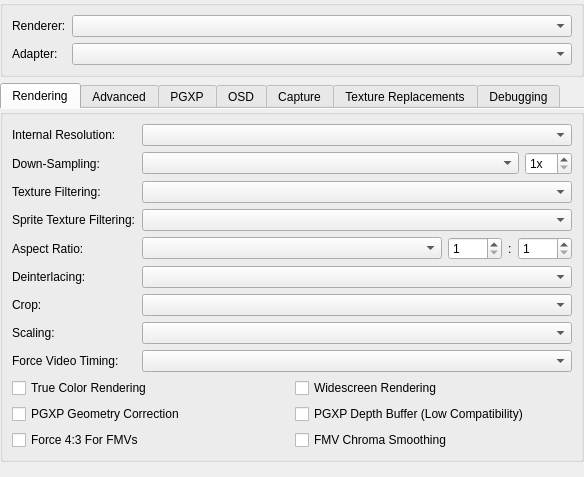
<?xml version="1.0" encoding="UTF-8"?>
<ui version="4.0">
 <class>GraphicsSettingsWidget</class>
 <widget class="QWidget" name="GraphicsSettingsWidget">
  <property name="geometry">
   <rect>
    <x>0</x>
    <y>0</y>
    <width>584</width>
    <height>477</height>
   </rect>
  </property>
  <property name="windowTitle">
   <string>Form</string>
  </property>
  <layout class="QVBoxLayout" name="verticalLayout_3">
   <property name="leftMargin">
    <number>0</number>
   </property>
   <property name="topMargin">
    <number>0</number>
   </property>
   <property name="rightMargin">
    <number>0</number>
   </property>
   <property name="bottomMargin">
    <number>0</number>
   </property>
   <item>
    <widget class="QGroupBox" name="groupBox_3">
     <property name="title">
      <string/>
     </property>
     <layout class="QFormLayout" name="formLayout">
      <item row="0" column="0">
       <widget class="QLabel" name="label">
        <property name="text">
         <string>Renderer:</string>
        </property>
       </widget>
      </item>
      <item row="0" column="1">
       <widget class="QComboBox" name="renderer"/>
      </item>
      <item row="1" column="0">
       <widget class="QLabel" name="label_5">
        <property name="text">
         <string>Adapter:</string>
        </property>
       </widget>
      </item>
      <item row="1" column="1">
       <widget class="QComboBox" name="adapter"/>
      </item>
     </layout>
    </widget>
   </item>
   <item>
    <widget class="QTabWidget" name="tabs">
     <property name="currentIndex">
      <number>0</number>
     </property>
     <property name="documentMode">
      <bool>true</bool>
     </property>
     <widget class="QWidget" name="basicTab">
      <attribute name="title">
       <string>Rendering</string>
      </attribute>
      <layout class="QVBoxLayout" name="verticalLayout_4">
       <property name="leftMargin">
        <number>0</number>
       </property>
       <property name="topMargin">
        <number>0</number>
       </property>
       <property name="rightMargin">
        <number>0</number>
       </property>
       <property name="bottomMargin">
        <number>0</number>
       </property>
       <item>
        <widget class="QGroupBox" name="groupBox_6">
         <property name="title">
          <string/>
         </property>
         <layout class="QFormLayout" name="formLayout_2">
          <item row="0" column="0">
           <widget class="QLabel" name="resolutionScaleLabel">
            <property name="text">
             <string>Internal Resolution:</string>
            </property>
           </widget>
          </item>
          <item row="0" column="1">
           <widget class="QComboBox" name="resolutionScale"/>
          </item>
          <item row="1" column="0">
           <widget class="QLabel" name="gpuDownsampleLabel">
            <property name="text">
             <string>Down-Sampling:</string>
            </property>
           </widget>
          </item>
          <item row="1" column="1">
           <layout class="QHBoxLayout" name="gpuDownsampleLayout" stretch="1,0">
            <item>
             <widget class="QComboBox" name="gpuDownsampleMode"/>
            </item>
            <item>
             <widget class="QSpinBox" name="gpuDownsampleScale">
              <property name="suffix">
               <string>x</string>
              </property>
              <property name="minimum">
               <number>1</number>
              </property>
              <property name="maximum">
               <number>16</number>
              </property>
             </widget>
            </item>
           </layout>
          </item>
          <item row="2" column="0">
           <widget class="QLabel" name="textureFilteringLabel">
            <property name="text">
             <string>Texture Filtering:</string>
            </property>
           </widget>
          </item>
          <item row="4" column="0">
           <widget class="QLabel" name="label_6">
            <property name="text">
             <string>Aspect Ratio:</string>
            </property>
           </widget>
          </item>
          <item row="4" column="1">
           <layout class="QHBoxLayout" name="horizontalLayout_2" stretch="1,0,0,0">
            <item>
             <widget class="QComboBox" name="displayAspectRatio"/>
            </item>
            <item>
             <widget class="QSpinBox" name="customAspectRatioNumerator">
              <property name="minimum">
               <number>1</number>
              </property>
              <property name="maximum">
               <number>9999</number>
              </property>
             </widget>
            </item>
            <item>
             <widget class="QLabel" name="customAspectRatioSeparator">
              <property name="text">
               <string>:</string>
              </property>
             </widget>
            </item>
            <item>
             <widget class="QSpinBox" name="customAspectRatioDenominator">
              <property name="minimum">
               <number>1</number>
              </property>
              <property name="maximum">
               <number>9999</number>
              </property>
             </widget>
            </item>
           </layout>
          </item>
          <item row="5" column="0">
           <widget class="QLabel" name="label_3">
            <property name="text">
             <string>Deinterlacing:</string>
            </property>
           </widget>
          </item>
          <item row="5" column="1">
           <widget class="QComboBox" name="displayDeinterlacing"/>
          </item>
          <item row="6" column="0">
           <widget class="QLabel" name="label_7">
            <property name="text">
             <string>Crop:</string>
            </property>
           </widget>
          </item>
          <item row="6" column="1">
           <widget class="QComboBox" name="displayCropMode"/>
          </item>
          <item row="7" column="0">
           <widget class="QLabel" name="label_8">
            <property name="text">
             <string>Scaling:</string>
            </property>
           </widget>
          </item>
          <item row="7" column="1">
           <widget class="QComboBox" name="displayScaling"/>
          </item>
          <item row="9" column="0" colspan="2">
           <layout class="QGridLayout" name="gridLayout_2">
            <item row="0" column="1">
             <widget class="QCheckBox" name="widescreenHack">
              <property name="text">
               <string>Widescreen Rendering</string>
              </property>
             </widget>
            </item>
            <item row="2" column="0">
             <widget class="QCheckBox" name="force43For24Bit">
              <property name="text">
               <string>Force 4:3 For FMVs</string>
              </property>
             </widget>
            </item>
            <item row="2" column="1">
             <widget class="QCheckBox" name="chromaSmoothingFor24Bit">
              <property name="text">
               <string>FMV Chroma Smoothing</string>
              </property>
             </widget>
            </item>
            <item row="0" column="0">
             <widget class="QCheckBox" name="trueColor">
              <property name="text">
               <string>True Color Rendering</string>
              </property>
             </widget>
            </item>
            <item row="1" column="0">
             <widget class="QCheckBox" name="pgxpEnable">
              <property name="text">
               <string>PGXP Geometry Correction</string>
              </property>
             </widget>
            </item>
            <item row="1" column="1">
             <widget class="QCheckBox" name="pgxpDepthBuffer">
              <property name="text">
               <string>PGXP Depth Buffer (Low Compatibility)</string>
              </property>
             </widget>
            </item>
           </layout>
          </item>
          <item row="2" column="1">
           <widget class="QComboBox" name="textureFiltering"/>
          </item>
          <item row="3" column="0">
           <widget class="QLabel" name="label_9">
            <property name="text">
             <string>Sprite Texture Filtering:</string>
            </property>
           </widget>
          </item>
          <item row="3" column="1">
           <widget class="QComboBox" name="spriteTextureFiltering"/>
          </item>
          <item row="8" column="0">
           <widget class="QLabel" name="forceVideoTimingLabel">
            <property name="text">
             <string>Force Video Timing:</string>
            </property>
           </widget>
          </item>
          <item row="8" column="1">
           <widget class="QComboBox" name="forceVideoTiming"/>
          </item>
         </layout>
        </widget>
       </item>
       <item>
        <spacer name="verticalSpacer_3">
         <property name="orientation">
          <enum>Qt::Orientation::Vertical</enum>
         </property>
         <property name="sizeHint" stdset="0">
          <size>
           <width>20</width>
           <height>75</height>
          </size>
         </property>
        </spacer>
       </item>
      </layout>
     </widget>
     <widget class="QWidget" name="advancedTab">
      <attribute name="title">
       <string>Advanced</string>
      </attribute>
      <layout class="QVBoxLayout" name="verticalLayout">
       <property name="leftMargin">
        <number>0</number>
       </property>
       <property name="rightMargin">
        <number>0</number>
       </property>
       <property name="bottomMargin">
        <number>0</number>
       </property>
       <item>
        <widget class="QGroupBox" name="groupBox_2">
         <property name="title">
          <string>Display Options</string>
         </property>
         <layout class="QFormLayout" name="formLayout_7">
          <item row="0" column="0">
           <widget class="QLabel" name="exclusiveFullscreenLabel">
            <property name="text">
             <string>Exclusive Fullscreen:</string>
            </property>
           </widget>
          </item>
          <item row="0" column="1">
           <layout class="QHBoxLayout" name="horizontalLayout_8">
            <item>
             <widget class="QComboBox" name="fullscreenMode"/>
            </item>
            <item>
             <widget class="QComboBox" name="exclusiveFullscreenControl"/>
            </item>
           </layout>
          </item>
          <item row="1" column="0">
           <widget class="QLabel" name="label_11">
            <property name="text">
             <string>Screen Position:</string>
            </property>
           </widget>
          </item>
          <item row="2" column="0" colspan="2">
           <layout class="QGridLayout" name="advancedDisplayOptionsLayout">
            <item row="0" column="0">
             <widget class="QCheckBox" name="disableMailboxPresentation">
              <property name="text">
               <string>Disable Mailbox Presentation</string>
              </property>
             </widget>
            </item>
            <item row="1" column="0">
             <widget class="QCheckBox" name="stretchDisplayVertically">
              <property name="text">
               <string>Stretch Vertically</string>
              </property>
             </widget>
            </item>
            <item row="0" column="1">
             <widget class="QCheckBox" name="blitSwapChain">
              <property name="text">
               <string>Use Blit Swap Chain</string>
              </property>
             </widget>
            </item>
            <item row="1" column="1">
             <widget class="QCheckBox" name="automaticallyResizeWindow">
              <property name="text">
               <string>Automatically Resize Window</string>
              </property>
             </widget>
            </item>
           </layout>
          </item>
          <item row="1" column="1">
           <layout class="QHBoxLayout" name="horizontalLayout">
            <item>
             <widget class="QComboBox" name="displayAlignment"/>
            </item>
            <item>
             <widget class="QComboBox" name="displayRotation"/>
            </item>
           </layout>
          </item>
         </layout>
        </widget>
       </item>
       <item>
        <widget class="QGroupBox" name="groupBox">
         <property name="title">
          <string>Rendering Options</string>
         </property>
         <layout class="QFormLayout" name="formLayout_6">
          <item row="0" column="0">
           <widget class="QLabel" name="msaaModeLabel">
            <property name="text">
             <string>Multi-Sampling:</string>
            </property>
           </widget>
          </item>
          <item row="0" column="1">
           <widget class="QComboBox" name="msaaMode"/>
          </item>
          <item row="1" column="0">
           <widget class="QLabel" name="gpuLineDetectModeLabel">
            <property name="text">
             <string>Line Detection:</string>
            </property>
           </widget>
          </item>
          <item row="1" column="1">
           <widget class="QComboBox" name="gpuLineDetectMode"/>
          </item>
          <item row="2" column="0" colspan="2">
           <layout class="QGridLayout" name="gridLayout_5">
            <item row="1" column="1">
             <widget class="QCheckBox" name="gpuThread">
              <property name="text">
               <string>Threaded Rendering</string>
              </property>
             </widget>
            </item>
            <item row="0" column="1">
             <widget class="QCheckBox" name="scaledDithering">
              <property name="text">
               <string>Scaled Dithering</string>
              </property>
             </widget>
            </item>
            <item row="1" column="0">
             <widget class="QCheckBox" name="forceRoundedTexcoords">
              <property name="text">
               <string>Round Upscaled Texture Coordinates</string>
              </property>
             </widget>
            </item>
            <item row="0" column="0">
             <widget class="QCheckBox" name="accurateBlending">
              <property name="text">
               <string>Accurate Blending</string>
              </property>
             </widget>
            </item>
            <item row="2" column="0">
             <widget class="QCheckBox" name="useSoftwareRendererForReadbacks">
              <property name="text">
               <string>Software Renderer Readbacks</string>
              </property>
             </widget>
            </item>
           </layout>
          </item>
         </layout>
        </widget>
       </item>
       <item>
        <spacer name="verticalSpacer">
         <property name="orientation">
          <enum>Qt::Orientation::Vertical</enum>
         </property>
         <property name="sizeHint" stdset="0">
          <size>
           <width>20</width>
           <height>40</height>
          </size>
         </property>
        </spacer>
       </item>
      </layout>
     </widget>
     <widget class="QWidget" name="pgxpTab">
      <attribute name="title">
       <string>PGXP</string>
      </attribute>
      <layout class="QVBoxLayout" name="verticalLayout_5">
       <property name="leftMargin">
        <number>0</number>
       </property>
       <property name="topMargin">
        <number>0</number>
       </property>
       <property name="rightMargin">
        <number>0</number>
       </property>
       <property name="bottomMargin">
        <number>0</number>
       </property>
       <item>
        <widget class="QGroupBox" name="groupBox_7">
         <property name="title">
          <string/>
         </property>
         <layout class="QFormLayout" name="formLayout_4">
          <item row="0" column="0">
           <widget class="QLabel" name="pgxpGeometryToleranceLabel">
            <property name="text">
             <string>Geometry Tolerance:</string>
            </property>
           </widget>
          </item>
          <item row="0" column="1">
           <widget class="QDoubleSpinBox" name="pgxpGeometryTolerance">
            <property name="prefix">
             <string/>
            </property>
            <property name="suffix">
             <string>px</string>
            </property>
            <property name="minimum">
             <double>-1.000000000000000</double>
            </property>
            <property name="maximum">
             <double>100.000000000000000</double>
            </property>
            <property name="singleStep">
             <double>0.250000000000000</double>
            </property>
            <property name="value">
             <double>-1.000000000000000</double>
            </property>
           </widget>
          </item>
          <item row="1" column="0">
           <widget class="QLabel" name="pgxpDepthClearThresholdLabel">
            <property name="text">
             <string>Depth Clear Threshold:</string>
            </property>
           </widget>
          </item>
          <item row="1" column="1">
           <widget class="QDoubleSpinBox" name="pgxpDepthClearThreshold">
            <property name="maximum">
             <double>4096.000000000000000</double>
            </property>
           </widget>
          </item>
          <item row="2" column="0" colspan="2">
           <layout class="QGridLayout" name="gridLayout">
            <item row="0" column="1">
             <widget class="QCheckBox" name="pgxpColorCorrection">
              <property name="text">
               <string>Perspective Correct Colors</string>
              </property>
             </widget>
            </item>
            <item row="2" column="1">
             <widget class="QCheckBox" name="pgxpVertexCache">
              <property name="text">
               <string>Vertex Cache</string>
              </property>
             </widget>
            </item>
            <item row="0" column="0">
             <widget class="QCheckBox" name="pgxpTextureCorrection">
              <property name="text">
               <string>Perspective Correct Textures</string>
              </property>
             </widget>
            </item>
            <item row="2" column="0">
             <widget class="QCheckBox" name="pgxpCPU">
              <property name="text">
               <string>CPU Mode</string>
              </property>
             </widget>
            </item>
            <item row="1" column="1">
             <widget class="QCheckBox" name="pgxpPreserveProjPrecision">
              <property name="text">
               <string>Preserve Projection Precision</string>
              </property>
             </widget>
            </item>
            <item row="1" column="0">
             <widget class="QCheckBox" name="pgxpCulling">
              <property name="text">
               <string>Culling Correction</string>
              </property>
             </widget>
            </item>
            <item row="3" column="0">
             <widget class="QCheckBox" name="pgxpDisableOn2DPolygons">
              <property name="text">
               <string>Disable on 2D Polygons</string>
              </property>
             </widget>
            </item>
           </layout>
          </item>
         </layout>
        </widget>
       </item>
       <item>
        <spacer name="verticalSpacer_4">
         <property name="orientation">
          <enum>Qt::Orientation::Vertical</enum>
         </property>
         <property name="sizeHint" stdset="0">
          <size>
           <width>20</width>
           <height>215</height>
          </size>
         </property>
        </spacer>
       </item>
      </layout>
     </widget>
     <widget class="QWidget" name="osdTab">
      <attribute name="title">
       <string>OSD</string>
      </attribute>
      <layout class="QVBoxLayout" name="verticalLayout_6">
       <property name="leftMargin">
        <number>0</number>
       </property>
       <property name="topMargin">
        <number>0</number>
       </property>
       <property name="rightMargin">
        <number>0</number>
       </property>
       <property name="bottomMargin">
        <number>0</number>
       </property>
       <item>
        <widget class="QGroupBox" name="groupBox_8">
         <property name="title">
          <string/>
         </property>
         <layout class="QFormLayout" name="formLayout_5">
          <item row="0" column="0">
           <widget class="QLabel" name="label_29">
            <property name="text">
             <string>OSD Scale:</string>
            </property>
           </widget>
          </item>
          <item row="0" column="1">
           <widget class="QSpinBox" name="osdScale">
            <property name="suffix">
             <string>%</string>
            </property>
            <property name="minimum">
             <number>25</number>
            </property>
            <property name="maximum">
             <number>500</number>
            </property>
           </widget>
          </item>
          <item row="1" column="0" colspan="2">
           <layout class="QGridLayout" name="gridLayout_3">
            <item row="1" column="1">
             <widget class="QCheckBox" name="showFPS">
              <property name="text">
               <string>Show FPS</string>
              </property>
             </widget>
            </item>
            <item row="0" column="0">
             <widget class="QCheckBox" name="showOSDMessages">
              <property name="text">
               <string>Show OSD Messages</string>
              </property>
             </widget>
            </item>
            <item row="2" column="0">
             <widget class="QCheckBox" name="showCPU">
              <property name="text">
               <string>Show CPU Usage</string>
              </property>
             </widget>
            </item>
            <item row="3" column="0">
             <widget class="QCheckBox" name="showGPUStatistics">
              <property name="text">
               <string>Show GPU Statistics</string>
              </property>
             </widget>
            </item>
            <item row="1" column="0">
             <widget class="QCheckBox" name="showSpeed">
              <property name="text">
               <string>Show Emulation Speed</string>
              </property>
             </widget>
            </item>
            <item row="2" column="1">
             <widget class="QCheckBox" name="showGPU">
              <property name="text">
               <string>Show GPU Usage</string>
              </property>
             </widget>
            </item>
            <item row="5" column="1">
             <widget class="QCheckBox" name="showSettings">
              <property name="text">
               <string>Show Settings</string>
              </property>
             </widget>
            </item>
            <item row="0" column="1">
             <widget class="QCheckBox" name="showStatusIndicators">
              <property name="text">
               <string>Show Status Indicators</string>
              </property>
             </widget>
            </item>
            <item row="5" column="0">
             <widget class="QCheckBox" name="showInput">
              <property name="text">
               <string>Show Controller Input</string>
              </property>
             </widget>
            </item>
            <item row="4" column="0">
             <widget class="QCheckBox" name="showFrameTimes">
              <property name="text">
               <string>Show Frame Times</string>
              </property>
             </widget>
            </item>
            <item row="3" column="1">
             <widget class="QCheckBox" name="showResolution">
              <property name="text">
               <string>Show Resolution</string>
              </property>
             </widget>
            </item>
            <item row="4" column="1">
             <widget class="QCheckBox" name="showLatencyStatistics">
              <property name="text">
               <string>Show Latency Statistics</string>
              </property>
             </widget>
            </item>
           </layout>
          </item>
         </layout>
        </widget>
       </item>
       <item>
        <spacer name="verticalSpacer_5">
         <property name="orientation">
          <enum>Qt::Orientation::Vertical</enum>
         </property>
         <property name="sizeHint" stdset="0">
          <size>
           <width>20</width>
           <height>164</height>
          </size>
         </property>
        </spacer>
       </item>
      </layout>
     </widget>
     <widget class="QWidget" name="captureTab">
      <attribute name="title">
       <string>Capture</string>
      </attribute>
      <layout class="QVBoxLayout" name="verticalLayout_8">
       <property name="leftMargin">
        <number>0</number>
       </property>
       <property name="rightMargin">
        <number>0</number>
       </property>
       <property name="bottomMargin">
        <number>0</number>
       </property>
       <item>
        <widget class="QGroupBox" name="groupBox_10">
         <property name="title">
          <string>Screenshots</string>
         </property>
         <layout class="QFormLayout" name="formLayout_3">
          <item row="0" column="0">
           <widget class="QLabel" name="label_21">
            <property name="text">
             <string>Screenshot Size:</string>
            </property>
           </widget>
          </item>
          <item row="0" column="1">
           <layout class="QHBoxLayout" name="horizontalLayout_5" stretch="1,0,0,0">
            <item>
             <widget class="QComboBox" name="screenshotSize"/>
            </item>
            <item>
             <widget class="QComboBox" name="screenshotFormat"/>
            </item>
            <item>
             <widget class="QLabel" name="label_44">
              <property name="text">
               <string>Quality:</string>
              </property>
             </widget>
            </item>
            <item>
             <widget class="QSpinBox" name="screenshotQuality">
              <property name="suffix">
               <string>%</string>
              </property>
              <property name="minimum">
               <number>1</number>
              </property>
              <property name="maximum">
               <number>100</number>
              </property>
             </widget>
            </item>
           </layout>
          </item>
         </layout>
        </widget>
       </item>
       <item>
        <widget class="QGroupBox" name="captureTabGroupBox">
         <property name="title">
          <string>Media Capture</string>
         </property>
         <layout class="QFormLayout" name="captureTabGroupBoxLayout">
          <item row="0" column="0">
           <widget class="QLabel" name="label_2">
            <property name="text">
             <string>Backend:</string>
            </property>
           </widget>
          </item>
          <item row="0" column="1">
           <widget class="QComboBox" name="mediaCaptureBackend"/>
          </item>
          <item row="1" column="0">
           <widget class="QLabel" name="captureContainerLabel">
            <property name="text">
             <string>Container:</string>
            </property>
           </widget>
          </item>
          <item row="1" column="1">
           <widget class="QComboBox" name="captureContainer"/>
          </item>
          <item row="2" column="0" colspan="2">
           <layout class="QGridLayout" name="captureOptionLayout" columnstretch="1,1">
            <property name="horizontalSpacing">
             <number>20</number>
            </property>
            <property name="verticalSpacing">
             <number>10</number>
            </property>
            <item row="1" column="1">
             <widget class="QWidget" name="audioCaptureOptions" native="true">
              <layout class="QFormLayout" name="audioCaptureOptionsLayout">
               <property name="leftMargin">
                <number>0</number>
               </property>
               <property name="topMargin">
                <number>0</number>
               </property>
               <property name="rightMargin">
                <number>0</number>
               </property>
               <property name="bottomMargin">
                <number>0</number>
               </property>
               <item row="0" column="0">
                <widget class="QLabel" name="audioCaptureCodecLabel">
                 <property name="text">
                  <string>Codec:</string>
                 </property>
                </widget>
               </item>
               <item row="0" column="1">
                <widget class="QComboBox" name="audioCaptureCodec"/>
               </item>
               <item row="1" column="0">
                <widget class="QLabel" name="audioCaptureBitrateLabel">
                 <property name="text">
                  <string>Bitrate:</string>
                 </property>
                </widget>
               </item>
               <item row="1" column="1">
                <widget class="QSpinBox" name="audioCaptureBitrate">
                 <property name="suffix">
                  <string> kbps</string>
                 </property>
                 <property name="minimum">
                  <number>16</number>
                 </property>
                 <property name="maximum">
                  <number>2048</number>
                 </property>
                 <property name="singleStep">
                  <number>1</number>
                 </property>
                 <property name="value">
                  <number>128</number>
                 </property>
                </widget>
               </item>
               <item row="2" column="0" colspan="2">
                <widget class="QCheckBox" name="enableAudioCaptureArguments">
                 <property name="text">
                  <string>Extra Arguments</string>
                 </property>
                </widget>
               </item>
               <item row="3" column="0" colspan="2">
                <widget class="QLineEdit" name="audioCaptureArguments"/>
               </item>
              </layout>
             </widget>
            </item>
            <item row="0" column="1">
             <widget class="QCheckBox" name="enableAudioCapture">
              <property name="text">
               <string>Capture Audio</string>
              </property>
             </widget>
            </item>
            <item row="1" column="0">
             <widget class="QWidget" name="videoCaptureOptions" native="true">
              <layout class="QFormLayout" name="videoCaptureOptionsLayout">
               <property name="leftMargin">
                <number>0</number>
               </property>
               <property name="topMargin">
                <number>0</number>
               </property>
               <property name="rightMargin">
                <number>0</number>
               </property>
               <property name="bottomMargin">
                <number>0</number>
               </property>
               <item row="0" column="0">
                <widget class="QLabel" name="videoCaptureCodecLabel">
                 <property name="text">
                  <string>Codec:</string>
                 </property>
                </widget>
               </item>
               <item row="0" column="1">
                <widget class="QComboBox" name="videoCaptureCodec"/>
               </item>
               <item row="1" column="0">
                <widget class="QLabel" name="videoCaptureBitrateLabel">
                 <property name="text">
                  <string>Bitrate:</string>
                 </property>
                </widget>
               </item>
               <item row="1" column="1">
                <widget class="QSpinBox" name="videoCaptureBitrate">
                 <property name="suffix">
                  <string extracomment="Unit that will appear next to a number. Alter the space or whatever is needed before the text depending on your language."> kbps</string>
                 </property>
                 <property name="minimum">
                  <number>100</number>
                 </property>
                 <property name="maximum">
                  <number>100000</number>
                 </property>
                 <property name="singleStep">
                  <number>100</number>
                 </property>
                 <property name="value">
                  <number>6000</number>
                 </property>
                </widget>
               </item>
               <item row="2" column="0">
                <widget class="QLabel" name="videoCaptureResolutionLabel">
                 <property name="text">
                  <string>Resolution:</string>
                 </property>
                </widget>
               </item>
               <item row="2" column="1">
                <layout class="QHBoxLayout" name="videoCaptureSizeLayout" stretch="1,0,1,0">
                 <item>
                  <widget class="QSpinBox" name="videoCaptureWidth">
                   <property name="minimum">
                    <number>320</number>
                   </property>
                   <property name="maximum">
                    <number>32768</number>
                   </property>
                   <property name="singleStep">
                    <number>16</number>
                   </property>
                   <property name="value">
                    <number>640</number>
                   </property>
                  </widget>
                 </item>
                 <item>
                  <widget class="QLabel" name="xLabel">
                   <property name="text">
                    <string>x</string>
                   </property>
                  </widget>
                 </item>
                 <item>
                  <widget class="QSpinBox" name="videoCaptureHeight">
                   <property name="minimum">
                    <number>240</number>
                   </property>
                   <property name="maximum">
                    <number>32768</number>
                   </property>
                   <property name="singleStep">
                    <number>16</number>
                   </property>
                   <property name="value">
                    <number>480</number>
                   </property>
                  </widget>
                 </item>
                 <item>
                  <widget class="QCheckBox" name="videoCaptureResolutionAuto">
                   <property name="text">
                    <string>Auto</string>
                   </property>
                  </widget>
                 </item>
                </layout>
               </item>
               <item row="4" column="0" colspan="2">
                <widget class="QLineEdit" name="videoCaptureArguments"/>
               </item>
               <item row="3" column="0" colspan="2">
                <widget class="QCheckBox" name="enableVideoCaptureArguments">
                 <property name="text">
                  <string>Extra Arguments</string>
                 </property>
                </widget>
               </item>
              </layout>
             </widget>
            </item>
            <item row="0" column="0">
             <widget class="QCheckBox" name="enableVideoCapture">
              <property name="text">
               <string>Capture Video</string>
              </property>
             </widget>
            </item>
           </layout>
          </item>
         </layout>
        </widget>
       </item>
       <item>
        <spacer name="verticalSpacer_7">
         <property name="orientation">
          <enum>Qt::Orientation::Vertical</enum>
         </property>
         <property name="sizeHint" stdset="0">
          <size>
           <width>20</width>
           <height>295</height>
          </size>
         </property>
        </spacer>
       </item>
      </layout>
     </widget>
     <widget class="QWidget" name="tabTextureReplacements">
      <attribute name="title">
       <string>Texture Replacements</string>
      </attribute>
      <layout class="QVBoxLayout" name="verticalLayout_2">
       <property name="leftMargin">
        <number>0</number>
       </property>
       <property name="rightMargin">
        <number>0</number>
       </property>
       <property name="bottomMargin">
        <number>0</number>
       </property>
       <item>
        <widget class="QGroupBox" name="groupBox_12">
         <property name="title">
          <string>General Settings</string>
         </property>
         <layout class="QGridLayout" name="gridLayout_4">
          <item row="1" column="0">
           <widget class="QCheckBox" name="enableTextureCache">
            <property name="text">
             <string>Enable Texture Cache</string>
            </property>
           </widget>
          </item>
          <item row="0" column="0" colspan="2">
           <widget class="QLabel" name="label_4">
            <property name="text">
             <string>The texture cache is currently experimental, and may cause rendering errors in some games.</string>
            </property>
            <property name="wordWrap">
             <bool>true</bool>
            </property>
           </widget>
          </item>
          <item row="1" column="1">
           <widget class="QCheckBox" name="useOldMDECRoutines">
            <property name="text">
             <string>Use Old MDEC Routines</string>
            </property>
           </widget>
          </item>
         </layout>
        </widget>
       </item>
       <item>
        <widget class="QGroupBox" name="groupBox_5">
         <property name="title">
          <string>Texture Replacement</string>
         </property>
         <layout class="QFormLayout" name="formLayout_8">
          <item row="0" column="0" colspan="2">
           <layout class="QGridLayout" name="gridLayout_6" columnstretch="1,1">
            <item row="0" column="0">
             <widget class="QCheckBox" name="enableTextureReplacements">
              <property name="text">
               <string>Enable Texture Replacements</string>
              </property>
             </widget>
            </item>
            <item row="1" column="0">
             <widget class="QCheckBox" name="preloadTextureReplacements">
              <property name="text">
               <string>Preload Texture Replacements</string>
              </property>
             </widget>
            </item>
            <item row="0" column="1">
             <widget class="QCheckBox" name="enableTextureDumping">
              <property name="text">
               <string>Enable Texture Dumping</string>
              </property>
             </widget>
            </item>
            <item row="2" column="1">
             <layout class="QHBoxLayout" name="horizontalLayout_4"/>
            </item>
            <item row="1" column="1">
             <layout class="QHBoxLayout" name="horizontalLayout_3">
              <item>
               <spacer name="horizontalSpacer_2">
                <property name="orientation">
                 <enum>Qt::Orientation::Horizontal</enum>
                </property>
                <property name="sizeHint" stdset="0">
                 <size>
                  <width>40</width>
                  <height>20</height>
                 </size>
                </property>
               </spacer>
              </item>
              <item>
               <widget class="QPushButton" name="textureReplacementOptions">
                <property name="text">
                 <string>Options...</string>
                </property>
               </widget>
              </item>
             </layout>
            </item>
           </layout>
          </item>
         </layout>
        </widget>
       </item>
       <item>
        <widget class="QGroupBox" name="groupBox_4">
         <property name="title">
          <string>VRAM Write (Background) Replacement</string>
         </property>
         <layout class="QFormLayout" name="formLayout_9">
          <item row="0" column="0" colspan="2">
           <layout class="QGridLayout" name="gridLayout_7">
            <item row="0" column="0">
             <widget class="QCheckBox" name="vramWriteReplacement">
              <property name="text">
               <string>Enable VRAM Write Replacement</string>
              </property>
             </widget>
            </item>
            <item row="0" column="1">
             <widget class="QCheckBox" name="vramWriteDumping">
              <property name="text">
               <string>Enable VRAM Write Dumping</string>
              </property>
             </widget>
            </item>
           </layout>
          </item>
         </layout>
        </widget>
       </item>
       <item>
        <spacer name="verticalSpacer_2">
         <property name="orientation">
          <enum>Qt::Orientation::Vertical</enum>
         </property>
         <property name="sizeHint" stdset="0">
          <size>
           <width>20</width>
           <height>40</height>
          </size>
         </property>
        </spacer>
       </item>
      </layout>
     </widget>
     <widget class="QWidget" name="debugTab">
      <attribute name="title">
       <string>Debugging</string>
      </attribute>
      <layout class="QVBoxLayout" name="verticalLayout_7">
       <property name="leftMargin">
        <number>0</number>
       </property>
       <property name="rightMargin">
        <number>0</number>
       </property>
       <property name="bottomMargin">
        <number>0</number>
       </property>
       <item>
        <widget class="QGroupBox" name="groupBox_11">
         <property name="title">
          <string>Rendering Options</string>
         </property>
         <layout class="QFormLayout" name="formLayout_11">
          <item row="0" column="0">
           <widget class="QLabel" name="gpuWireframeModeLabel">
            <property name="text">
             <string>Wireframe Mode:</string>
            </property>
           </widget>
          </item>
          <item row="0" column="1">
           <widget class="QComboBox" name="gpuWireframeMode"/>
          </item>
         </layout>
        </widget>
       </item>
       <item>
        <widget class="QGroupBox" name="groupBox_9">
         <property name="title">
          <string>Device Options</string>
         </property>
         <layout class="QFormLayout" name="formLayout_10">
          <item row="0" column="0" colspan="2">
           <layout class="QGridLayout" name="gridLayout_8">
            <item row="2" column="1">
             <widget class="QCheckBox" name="disableTextureCopyToSelf">
              <property name="text">
               <string>Disable Texture Copy To Self</string>
              </property>
             </widget>
            </item>
            <item row="0" column="0">
             <widget class="QCheckBox" name="useDebugDevice">
              <property name="text">
               <string>Use Debug Device</string>
              </property>
             </widget>
            </item>
            <item row="1" column="0">
             <widget class="QCheckBox" name="disableDualSource">
              <property name="text">
               <string>Disable Dual-Source Blending</string>
              </property>
             </widget>
            </item>
            <item row="1" column="1">
             <widget class="QCheckBox" name="disableFramebufferFetch">
              <property name="text">
               <string>Disable Framebuffer Fetch</string>
              </property>
             </widget>
            </item>
            <item row="2" column="0">
             <widget class="QCheckBox" name="disableTextureBuffers">
              <property name="text">
               <string>Disable Texture Buffers</string>
              </property>
             </widget>
            </item>
            <item row="0" column="1">
             <widget class="QCheckBox" name="disableShaderCache">
              <property name="text">
               <string>Disable Shader Cache</string>
              </property>
             </widget>
            </item>
            <item row="3" column="0">
             <widget class="QCheckBox" name="disableMemoryImport">
              <property name="text">
               <string>Disable Memory Import</string>
              </property>
             </widget>
            </item>
            <item row="3" column="1">
             <widget class="QCheckBox" name="disableRasterOrderViews">
              <property name="text">
               <string>Disable Rasterizer Order Views</string>
              </property>
             </widget>
            </item>
           </layout>
          </item>
         </layout>
        </widget>
       </item>
       <item>
        <spacer name="verticalSpacer_6">
         <property name="orientation">
          <enum>Qt::Orientation::Vertical</enum>
         </property>
         <property name="sizeHint" stdset="0">
          <size>
           <width>20</width>
           <height>244</height>
          </size>
         </property>
        </spacer>
       </item>
      </layout>
     </widget>
    </widget>
   </item>
  </layout>
 </widget>
 <resources/>
 <connections/>
</ui>
